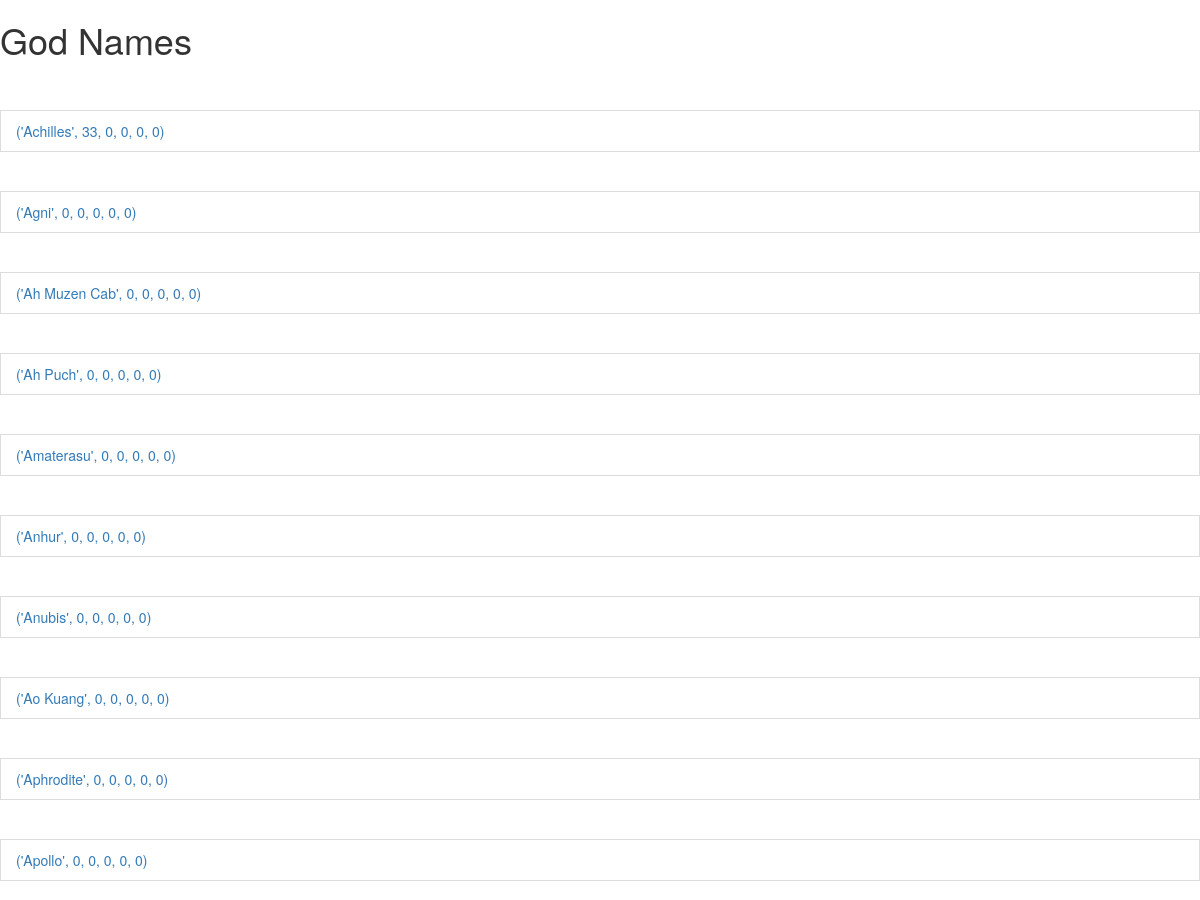
/gods/ (upper part), run on an earlier commit of the app's database.
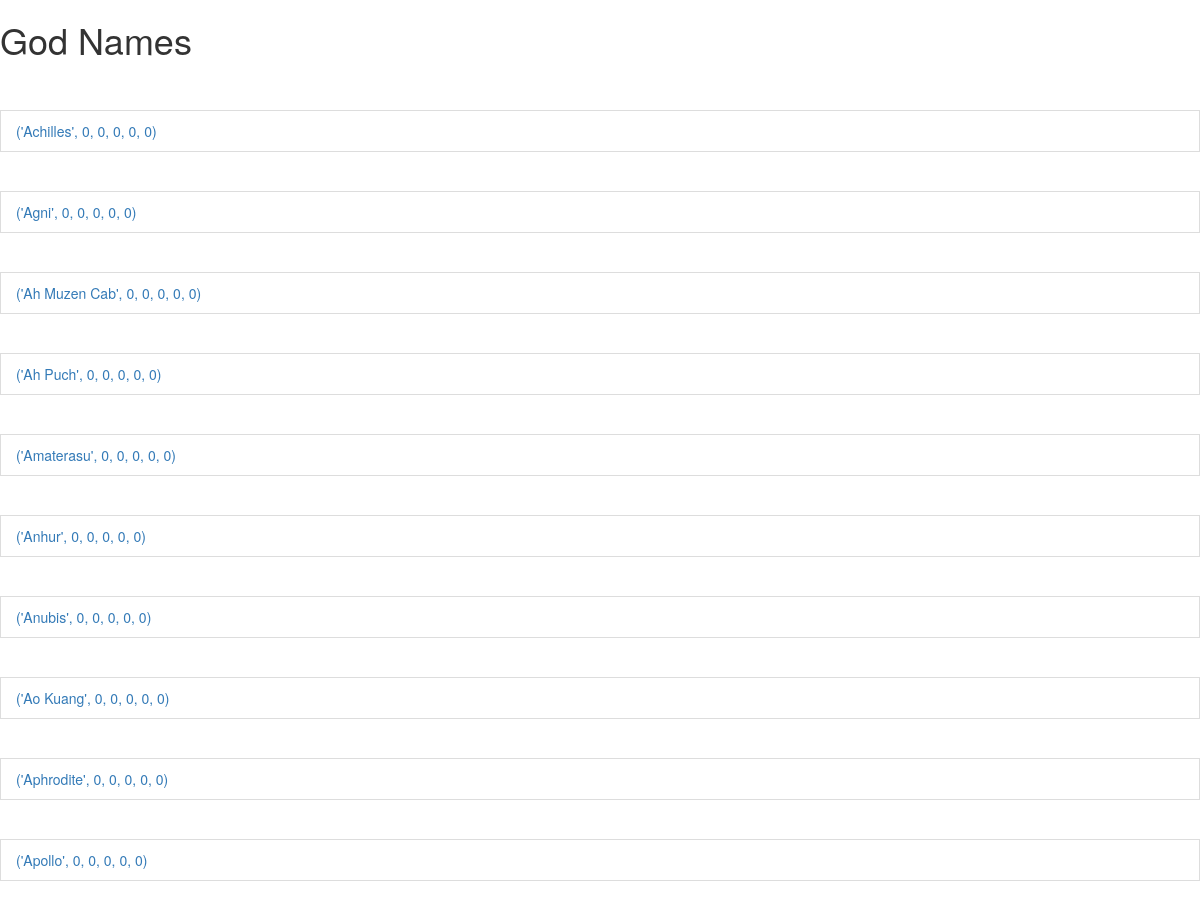
And on a later commit of the database.
### tables this page shows
CREATE TABLE god_attributes_table (
                name TEXT,
                siege INT,
                initiation INT,
                crowd_control INT,
                wave_clear INT,
                objective_damage INT,
                PRIMARY KEY (name));

### smite_web.py (the view)
@app.route("/")
@app.route("/gods/")
def data():
    conn = sqlite3.connect("god_attributes.db")
    c = conn.cursor()
    c.execute("SELECT * FROM god_attributes_table")
    gods_list = c.fetchall()
    return render_template('data.html', data = gods_list)

### templates/data.html
{% extends 'layout.html' %}
{% block body %}
  <h1> God Names </h1>
  {% for item in data %}
    <br></br>
    <li class="list-group-item"> <a href="gods/{{item[0]}}"> {{item}} </a> </li>
  {% endfor %}
{% endblock %}

### templates/layout.html (shortened to what this page needs)
<!DOCTYPE html>
<html>
  <head>
    <link rel="stylesheet" href="https://maxcdn.bootstrapcdn.com/bootstrap/3.3.7/css/bootstrap.min.css">
  </head>
  <body>
      {% block body %}{% endblock %}
  </body>
</html>

What changed in the data, as far as the page shows it:
changed god_attributes_table (number 1 of 10 on the later page): item "('Achilles', 33, 0, 0, 0, 0)" → "('Achilles', 0, 0, 0, 0, 0)"
